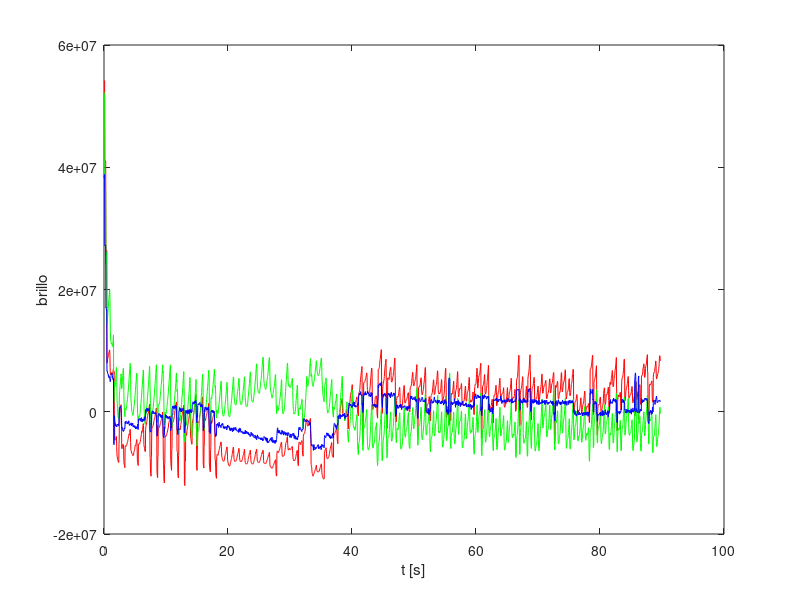
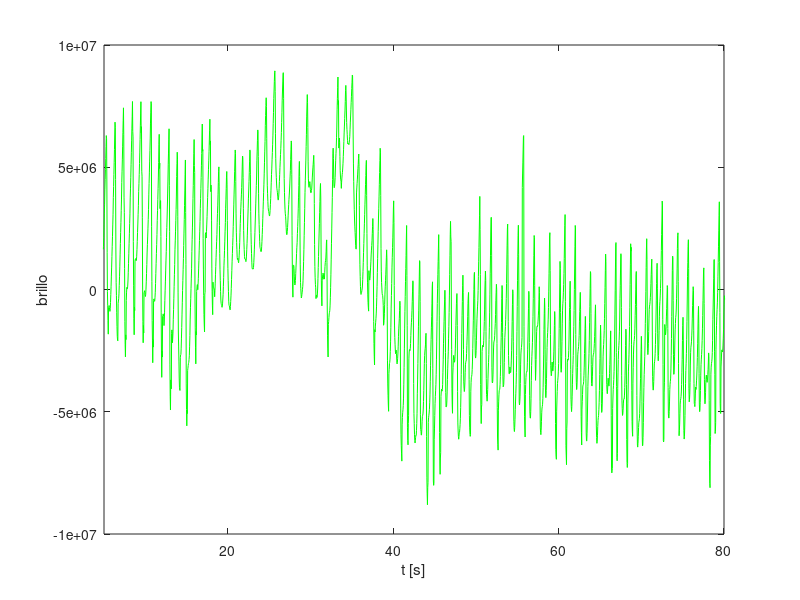

MATLAB code for these plots, in order:
clear all;

load intensidad_RGB.mat; % brillo, 1 es R, 2 es G, 3 es B.

video_length = length(brillo);

frec_video = 29.37; %frecuencia muestreo video
t_video = 1/(frec_video); %tiempo muestreo video

ejeXvideo = 0 : t_video : ((video_length-1)*t_video);

figure;
plot( ejeXvideo, brillo(:, 1), 'r');
hold on;
plot( ejeXvideo, brillo(:, 2), 'g');
plot( ejeXvideo, brillo(:, 3), 'b');
xlabel('t [s]');
ylabel('brillo');
%%legend('Curva simulada','Curva teorica','location','NorthEastOutside');
print -djpg imagenes/punto_1_RGB_cardiometro.jpg; %Octave
grid minor;

figure;
plot( ejeXvideo, brillo(:, 2), 'g');
xlabel('t [s]');
ylabel('brillo');
xlim([5 80]);
ylim([-1e+07 1e+07]);
%%legend('Curva simulada','Curva teorica','location','NorthEastOutside');
print -djpg imagenes/punto_1_G_cardiometro.jpg; %Octave
grid minor;

